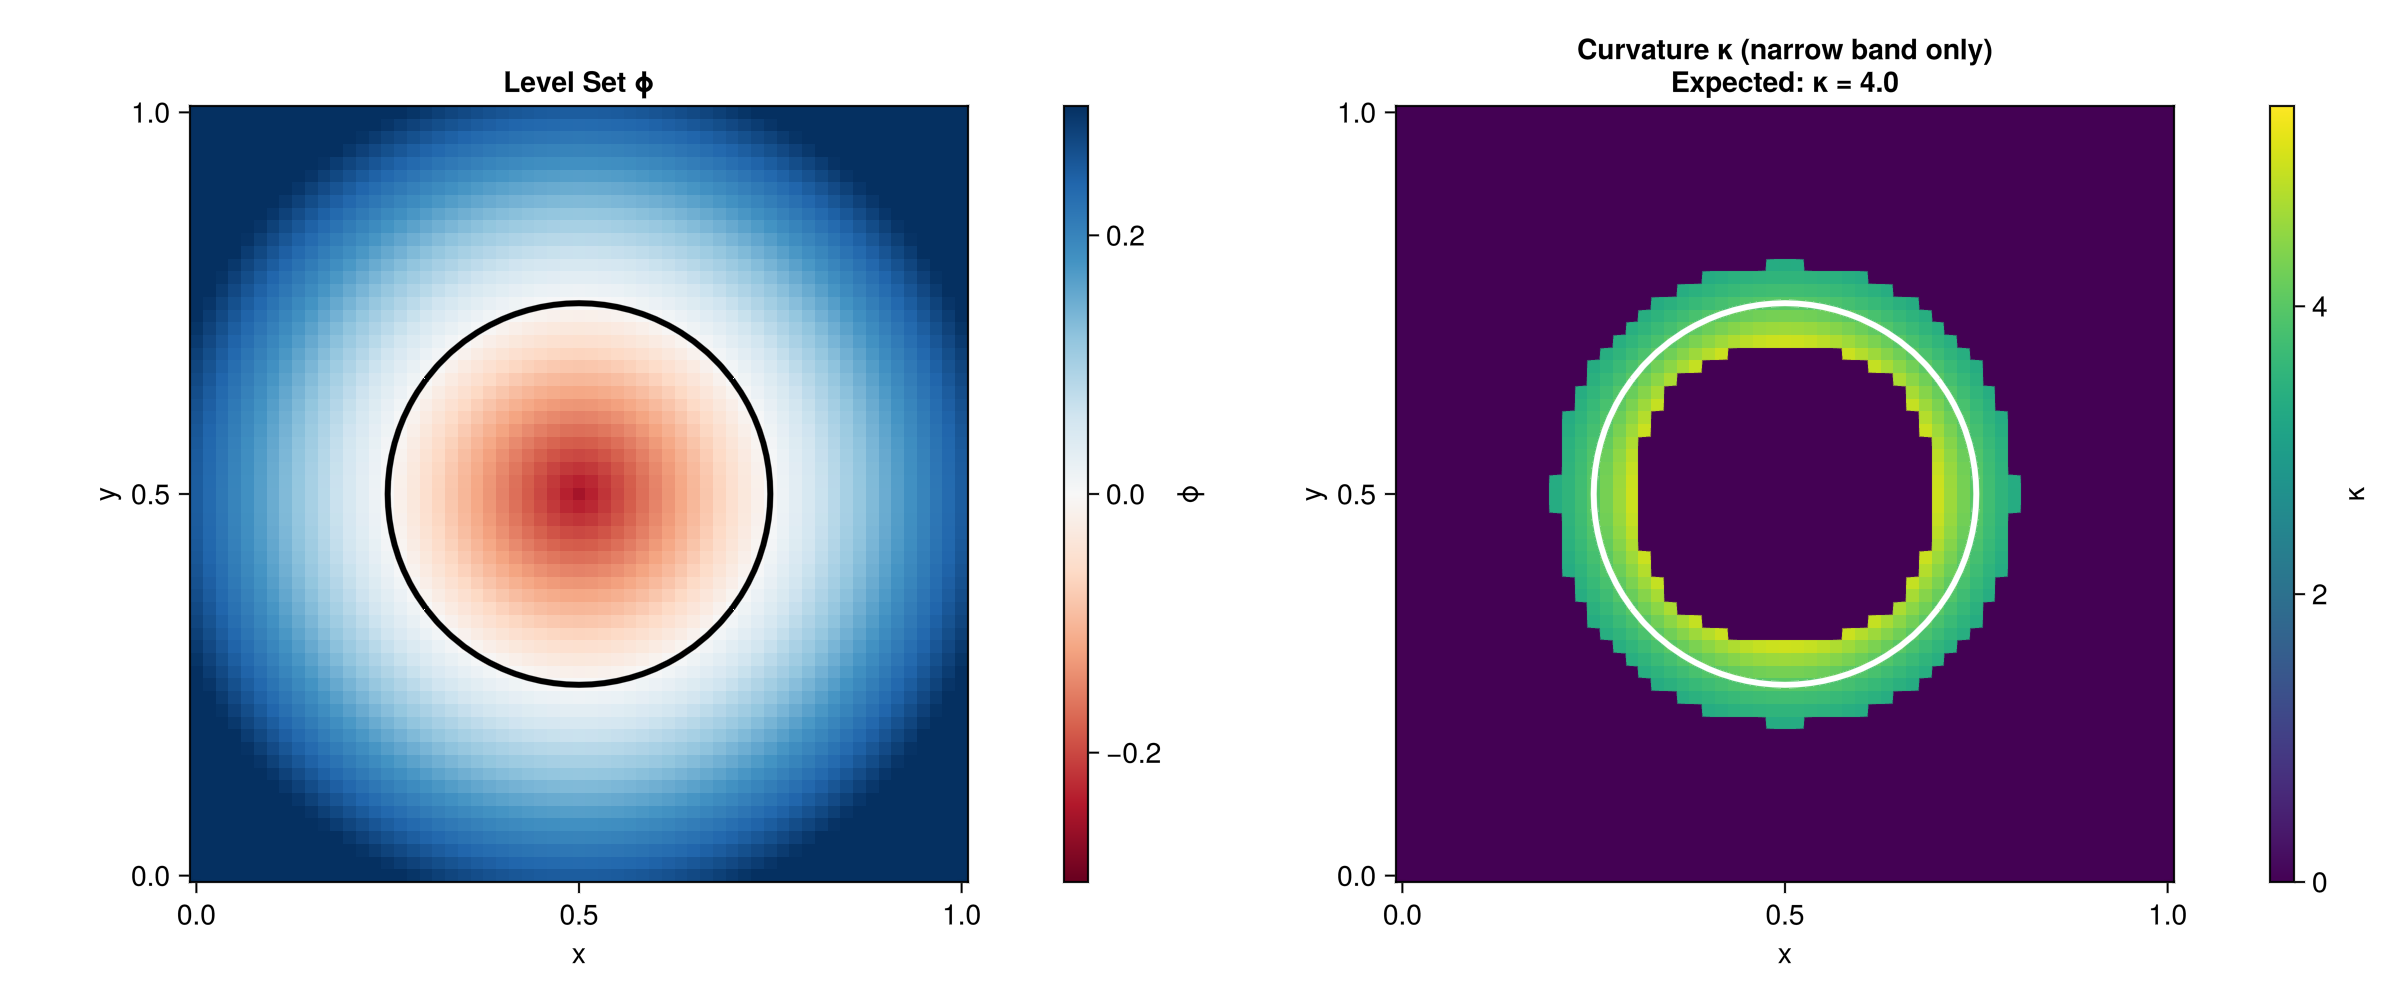

Write Julia code to recreate this figure.
# Curvature Visualization Debug Example
# =====================================
# Demonstrates the narrow-band curvature computation and visualization

using Pkg
Pkg.activate(dirname(@__DIR__))

using EvolvingDomains
using Gridap, GridapEmbedded
using LevelSetMethods
using GLMakie

# =============================================================================
# Setup: Circle with known curvature κ = 1/R
# =============================================================================
println("=" ^ 50)
println("Curvature Visualization Debug Example")
println("=" ^ 50)

domain = (0.0, 1.0, 0.0, 1.0)
partition = (60, 60)
model = CartesianDiscreteModel(domain, partition)

R = 0.25
center = (0.5, 0.5)
ϕ(x) = sqrt((x[1]-center[1])^2 + (x[2]-center[2])^2) - R

println("\nCircle Parameters:")
println("  Radius R = $R")
println("  Expected curvature κ = 1/R = $(round(1/R, digits=3))")

evolver = LevelSetMethodsEvolver(;
    bg_model = model,
    initial_ls = ϕ,
    velocity = x -> (0.0, 0.0),
    spatial_scheme = :WENO5,
    bc = :Neumann
)
eg = EvolvingDiscreteGeometry(evolver, model)

# =============================================================================
# Compute and Display Curvature Statistics
# =============================================================================
κ_values, band_nodes = curvature_at_band(eg)
info = grid_info(eg)
ϕ_vals = current_levelset(eg)

# Near-interface curvature
near_interface = findall(i -> abs(ϕ_vals[i]) < 0.03 && κ_values[i] != 0, 1:length(κ_values))
κ_near = κ_values[near_interface]

println("\n--- Narrow Band Statistics ---")
println("  Total nodes: $(length(κ_values))")
println("  Nodes in band: $(length(band_nodes)) ($(round(100*length(band_nodes)/length(κ_values), digits=1))%)")
println("  Nodes near interface: $(length(near_interface))")

println("\n--- Curvature Accuracy ---")
println("  Mean κ at interface: $(round(mean(κ_near), digits=4))")
println("  Expected κ = 1/R: $(round(1/R, digits=4))")
println("  Relative error: $(round(100*abs(mean(κ_near) - 1/R)/(1/R), digits=2))%")

# =============================================================================
# Side-by-Side Visualization: Level Set vs Curvature
# =============================================================================
println("\n--- Creating Visualization ---")

fig = Figure(size = (1200, 500))

# Left: Level Set
ax1 = Axis(fig[1, 1], 
           title = "Level Set ϕ",
           xlabel = "x", ylabel = "y",
           aspect = DataAspect())

x = range(info.origin[1], step=info.spacing[1], length=info.dims[1])
y = range(info.origin[2], step=info.spacing[2], length=info.dims[2])
ϕ_2d = reshape(ϕ_vals, info.dims)
κ_2d = reshape(κ_values, info.dims)

hm1 = heatmap!(ax1, x, y, ϕ_2d; colormap = :RdBu, colorrange = (-0.3, 0.3))
contour!(ax1, x, y, ϕ_2d; levels = [0.0], linewidth = 3, color = :black)
Colorbar(fig[1, 2], hm1, label = "ϕ")

# Right: Curvature in Narrow Band
ax2 = Axis(fig[1, 3], 
           title = "Curvature κ (narrow band only)\nExpected: κ = $(round(1/R, digits=2))",
           xlabel = "x", ylabel = "y",
           aspect = DataAspect())

κ_max = maximum(abs, κ_near)
hm2 = heatmap!(ax2, x, y, κ_2d; colormap = :viridis, colorrange = (0, κ_max * 1.2))
contour!(ax2, x, y, ϕ_2d; levels = [0.0], linewidth = 3, color = :white)
Colorbar(fig[1, 4], hm2, label = "κ")

# Save figure
output_path = joinpath(@__DIR__, "curvature_debug.png")
save(output_path, fig)
println("\n✓ Saved: $output_path")

display(fig)
println("\nDone!")
